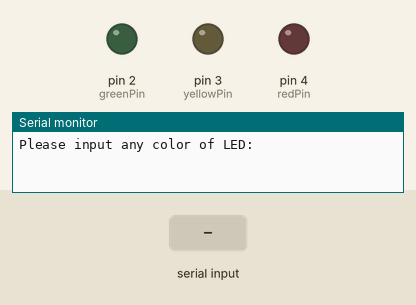
A sketch run on a simulated Arduino Uno, built with avr-gcc and run on an emulated ATmega328P. Shown: output pins drawn as LEDs (lit = HIGH), the last lines printed to the serial monitor. Inputs (shaded band) come from the test bench.

Above: at 1.2 s.
1.3 s: "red" received over Serial
At 2.2 s:
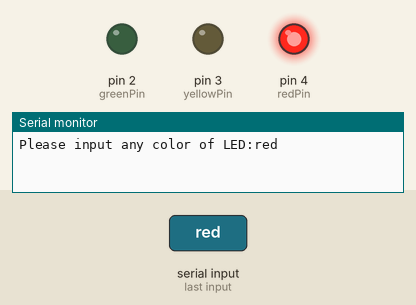
2.8 s: "yellow" received over Serial
At 3.5 s:
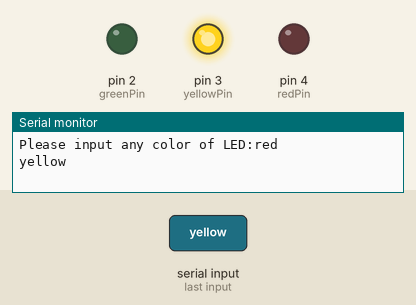
4.3 s: "green" received over Serial
At 4.6 s:
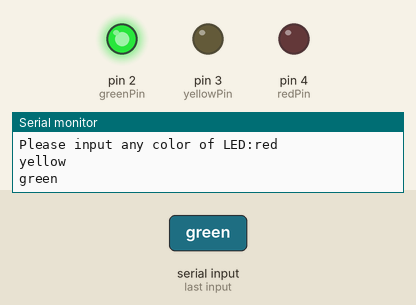
Timing chart, 0 to 7.3 s (numbered marks = the images above; inputs shaded):
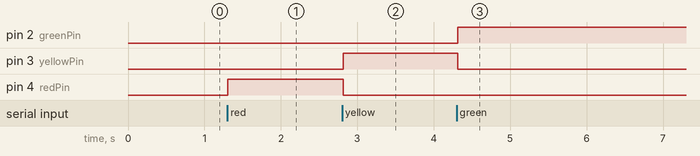

Measured:
- after the input at 1.3 s, pin 4 (redPin): LOW → HIGH at once
- after the input at 2.8 s, pin 3 (yellowPin): LOW → HIGH at once; pin 4 (redPin): HIGH → LOW at once
- after the input at 4.3 s, pin 2 (greenPin): LOW → HIGH at once; pin 3 (yellowPin): HIGH → LOW at once

The sketch:

lab4_p2.ino
```cpp
//set constants
const int greenPin= 2;
const int yellowPin= 3;
const int redPin= 4;
String comdata = "";
int lastLength = 0;

//set up pin outputs
void setup()
{
  pinMode(greenPin,OUTPUT);
  pinMode(yellowPin, OUTPUT);
  pinMode(redPin, OUTPUT);
  Serial.begin(9600);
  Serial.print("Please input any color of LED:");
}

//loop to read and write data
void loop()
  {
  //read string from serial monitor
  if(Serial.available()>0) // if we get a valid byte, read analog ins:
  {
  comdata = "";
  while (Serial.available() > 0)
  {
  comdata += char(Serial.read());
  delay(2);
  }
  Serial.println(comdata);
}
  if(comdata == "red")
  {
  //red led on
  digitalWrite(redPin, HIGH);
  digitalWrite(greenPin, LOW);
  digitalWrite(yellowPin, LOW);
  }
  else if(comdata == "yellow")
  {
  //yellow led on
  digitalWrite(redPin, LOW);
  digitalWrite(greenPin, LOW);
  digitalWrite(yellowPin, HIGH);
  }
  else if(comdata == "green")
  {
  //green led on
  digitalWrite(redPin, LOW);
  digitalWrite(greenPin, HIGH);
  digitalWrite(yellowPin, LOW);
  }
  else
  {
  //all led off
  digitalWrite(redPin, LOW);
  digitalWrite(greenPin, LOW);
  digitalWrite(yellowPin, LOW);
  }
}
```
